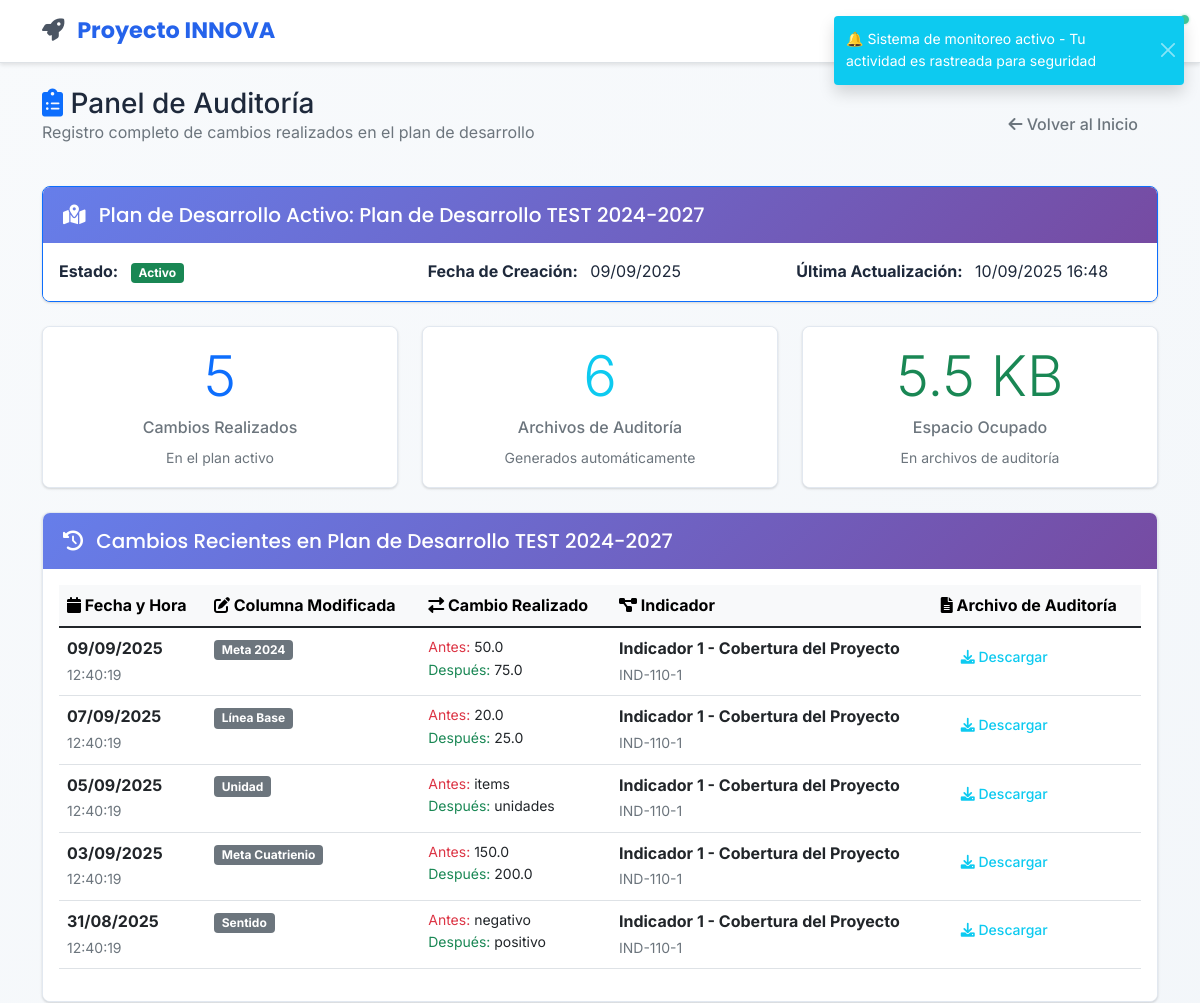
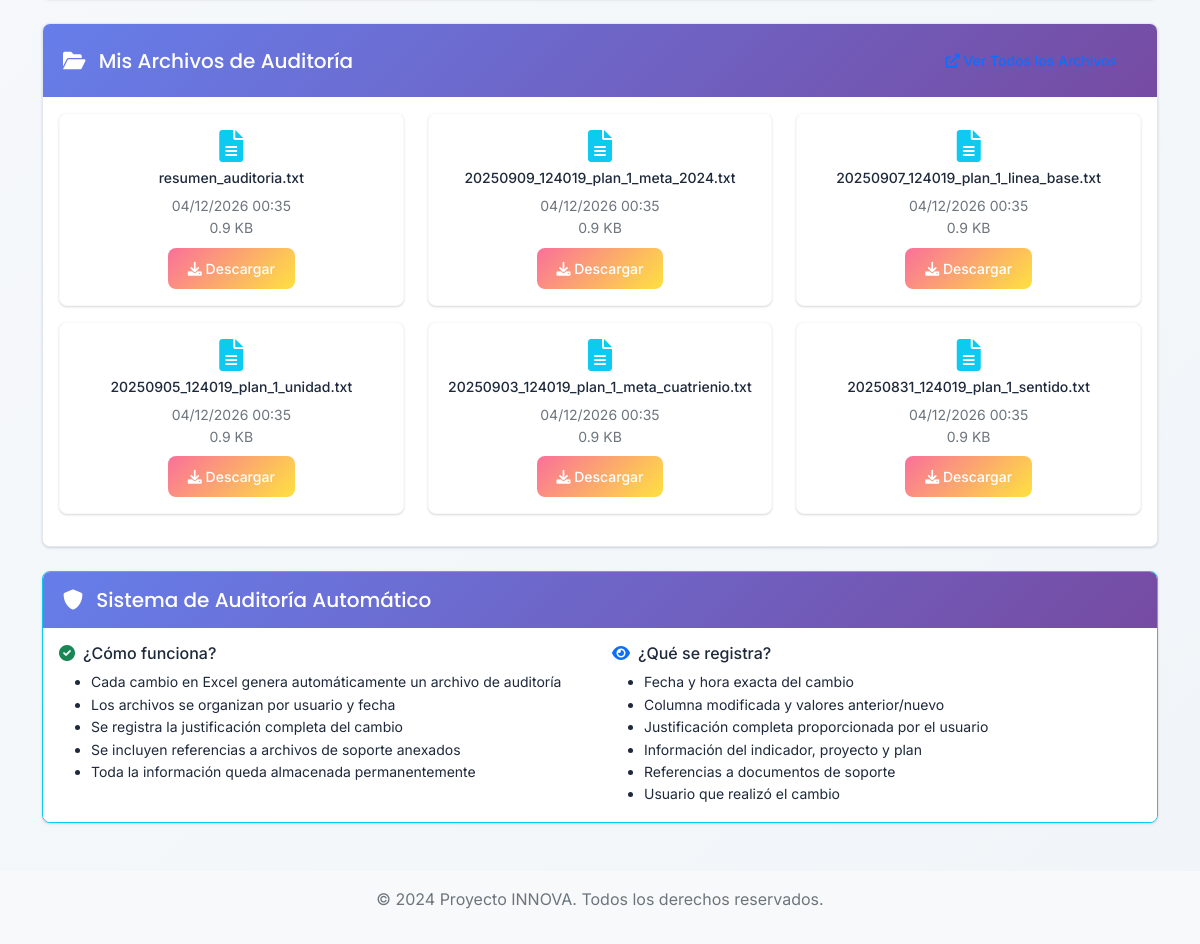
/audit/ (signed in), run on the app's committed database (2 pictures, top to bottom).
### app/models/plan_desarrollo.py (models this page shows, shortened)
class PlanDesarrollo(db.Model):
    __tablename__ = 'planes_desarrollo'
    id = db.Column(db.Integer, primary_key=True)
    titulo = db.Column(db.String(200), nullable=False)
    descripcion = db.Column(db.Text)
    anio_inicio = db.Column(db.Integer, nullable=False)
    anio_fin = db.Column(db.Integer, nullable=False)
    estado = db.Column(db.String(20), default='borrador')  # borrador, activo, finalizado, cancelado
    municipio_id = db.Column(db.Integer, db.ForeignKey('users.id'), nullable=False)
    municipio = db.relationship('User', backref=db.backref('planes_desarrollo', lazy=True))
    created_at = db.Column(db.DateTime, default=datetime.utcnow)
    updated_at = db.Column(db.DateTime, default=datetime.utcnow, onupdate=datetime.utcnow)
    presupuesto_total = db.Column(db.Float, default=0.0)
    prioridad = db.Column(db.String(20), default='media')  # baja, media, alta, critica

### app/models/edit_justification.py (models this page shows, shortened)
class EditJustification(db.Model):
    __tablename__ = 'edit_justifications'
    id = db.Column(db.Integer, primary_key=True)
    plan_id = db.Column(db.Integer, db.ForeignKey('planes_desarrollo.id'), nullable=False)
    indicador_id = db.Column(db.Integer, db.ForeignKey('indicadores_producto.id'), nullable=True)
    column_name = db.Column(db.String(100), nullable=False)
    old_value = db.Column(db.Text)
    new_value = db.Column(db.Text, nullable=False)
    justification = db.Column(db.Text, nullable=False)
    support_file_path = db.Column(db.String(500))
    user_id = db.Column(db.Integer, db.ForeignKey('users.id'), nullable=False)
    created_at = db.Column(db.DateTime, default=datetime.utcnow)
    plan = db.relationship('PlanDesarrollo', backref=db.backref('edit_justifications', lazy=True))
    indicador = db.relationship('IndicadorProducto', backref=db.backref('edit_justifications', lazy=True))
    user = db.relationship('User', backref=db.backref('edit_justifications', lazy=True))
    def get_column_display_name(self):
        column_names = {
            'cod_linea': 'Código de Línea',
            'lineas_estrategicas': 'Líneas Estratégicas',
            'cod_componente': 'Código de Componente',
            'componentes': 'Componentes',
            'cod_programa': 'Código de Programa',
            'programa_pdm': 'Programa PDM',
            'dependencia_responsable': 'Dependencia Responsable',
            'bpim': 'BPIM',
            'nombre_proyecto': 'Nombre del Proyecto',
            'indicadores': 'Indicadores',
            'cod_indicador_de_producto': 'Código del Indicador',
            'indicador_de_producto': 'Indicador de Producto',
            'tipo_de_indicador': 'Tipo de Indicador',
            'linea_base': 'Línea Base',
            'sentido': 'Sentido',
            'tipologia': 'Tipología',
            'unidad': 'Unidad',
            'meta_cuatrienio': 'Meta Cuatrienio',
            'meta_2024': 'Meta 2024'
        }
        if self.column_name:
            return column_names.get(self.column_name, self.column_name.replace('_', ' ').title())
        else:
            return 'N/A'

### app/models/indicador_producto.py (models this page shows, shortened)
class IndicadorProducto(db.Model):
    __tablename__ = 'indicadores_producto'
    id = db.Column(db.Integer, primary_key=True)
    cod_indicador = db.Column(db.String(50))  # CÓD INDICADOR DE PRODUCTO
    nombre = db.Column(db.String(200), nullable=False)  # INDICADOR DE PRODUCTO
    descripcion = db.Column(db.Text)
    tipo_indicador = db.Column(db.String(100))  # TIPO DE INDICADOR
    linea_base = db.Column(db.Float, default=0.0)  # LINEA BASE
    sentido = db.Column(db.String(50))  # SENTIDO (positivo, negativo, neutral)
    tipologia = db.Column(db.String(100))  # TIPOLOGÍA
    unidad = db.Column(db.String(50))  # UNIDAD
    meta_cuatrienio = db.Column(db.Float, default=0.0)  # META CUATRIENIO (2024-2027)
    meta_2024 = db.Column(db.Float, default=0.0)  # META 2024
    proyecto_id = db.Column(db.Integer, db.ForeignKey('proyectos.id'), nullable=False)
    proyecto = db.relationship('Proyecto', backref=db.backref('indicadores', lazy=True, cascade='all, delete-orphan'))
    estado = db.Column(db.String(20), default='activo')  # activo, inactivo
    created_at = db.Column(db.DateTime, default=datetime.utcnow)
    updated_at = db.Column(db.DateTime, default=datetime.utcnow, onupdate=datetime.utcnow)

### app/views/audit.py (the view)
@audit_bp.route('/')
@login_required
def audit_dashboard():
    from app.models import PlanDesarrollo, EditJustification
    try:
        active_plan = PlanDesarrollo.query.filter_by(estado='activo').first()
        audit_files = get_user_audit_files(current_user.id)
        user_changes = []
        if active_plan:
            user_changes = EditJustification.query.filter_by(
                user_id=current_user.id,
                plan_id=active_plan.id
            ).order_by(EditJustification.created_at.desc()).all()
        total_changes = len(user_changes)
        total_files = len(audit_files)
        total_size = sum(file['size'] for file in audit_files) if audit_files else 0
        return render_template('audit/dashboard.html',
                             title='Panel de Auditoría',
                             active_plan=active_plan,
                             audit_files=audit_files,
                             user_changes=user_changes,
                             total_changes=total_changes,
                             total_files=total_files,
                             total_size=total_size)
    except Exception as e:
        current_app.logger.error(f"Error cargando panel de auditoría: {e}")
        return render_template('audit/dashboard.html',
                             title='Panel de Auditoría',
                             active_plan=None,
                             audit_files=[],
                             user_changes=[],
                             error=str(e))

### app/templates/audit/dashboard.html (shortened to what this page needs)
{% extends "base.html" %}
{% block content %}
<div class="row mb-4">
    <div class="col-12">
        <div class="d-flex justify-content-between align-items-center">
            <div>
                <h1 class="h3 mb-0">
                    <i class="fas fa-clipboard-list text-primary"></i> Panel de Auditoría
                </h1>
                <p class="text-muted">Registro completo de cambios realizados en el plan de desarrollo</p>
            </div>
            <div class="btn-group">
                <a href="{{ url_for('main.dashboard') }}" class="btn btn-outline-secondary">
                    <i class="fas fa-arrow-left"></i> Volver al Inicio
                </a>
            </div>
        </div>
    </div>
</div>
{% if active_plan %}
<div class="row mb-4">
    <div class="col-12">
        <div class="card border-primary">
            <div class="card-header bg-primary text-white">
                <h5 class="mb-0">
                    <i class="fas fa-map-marked-alt me-2"></i>
                    Plan de Desarrollo Activo: {{ active_plan.titulo }}
                </h5>
            </div>
            <div class="card-body">
                <div class="row">
                    <div class="col-md-4">
                        <strong>Estado:</strong>
                        <span class="badge bg-success ms-2">{{ active_plan.estado.title() }}</span>
                    </div>
                    <div class="col-md-4">
                        <strong>Fecha de Creación:</strong>
                        <span class="ms-2">{{ active_plan.created_at.strftime('%d/%m/%Y') }}</span>
                    </div>
                    <div class="col-md-4">
                        <strong>Última Actualización:</strong>
                        <span class="ms-2">{{ active_plan.updated_at.strftime('%d/%m/%Y %H:%M') }}</span>
                    </div>
                </div>
            </div>
        </div>
    </div>
</div>
{% endif %}
<div class="row mb-4">
    <div class="col-md-4">
        <div class="card text-center h-100">
            <div class="card-body">
                <div class="display-4 text-primary mb-2">{{ total_changes }}</div>
                <h6 class="card-title text-muted">Cambios Realizados</h6>
                <small class="text-muted">En el plan activo</small>
            </div>
        </div>
    </div>
    <div class="col-md-4">
        <div class="card text-center h-100">
            <div class="card-body">
                <div class="display-4 text-info mb-2">{{ total_files }}</div>
                <h6 class="card-title text-muted">Archivos de Auditoría</h6>
                <small class="text-muted">Generados automáticamente</small>
            </div>
        </div>
    </div>
    <div class="col-md-4">
        <div class="card text-center h-100">
            <div class="card-body">
                <div class="display-4 text-success mb-2">{{ "%.1f"|format(total_size / 1024) }} KB</div>
                <h6 class="card-title text-muted">Espacio Ocupado</h6>
                <small class="text-muted">En archivos de auditoría</small>
            </div>
        </div>
    </div>
</div>
<div class="row mb-4">
    <div class="col-12">
        <div class="card">
            <div class="card-header">
                <h5 class="mb-0">
                    <i class="fas fa-history me-2"></i>
                    Cambios Recientes en {{ active_plan.titulo if active_plan else 'Plan Activo' }}
                </h5>
            </div>
            <div class="card-body">
                {% if user_changes %}
                    <div class="table-responsive">
                        <table class="table table-hover">
                            <thead class="table-light">
                                <tr>
                                    <th><i class="fas fa-calendar"></i> Fecha y Hora</th>
                                    <th><i class="fas fa-edit"></i> Columna Modificada</th>
                                    <th><i class="fas fa-exchange-alt"></i> Cambio Realizado</th>
                                    <th><i class="fas fa-project-diagram"></i> Indicador</th>
                                    <th><i class="fas fa-file-alt"></i> Archivo de Auditoría</th>
                                </tr>
                            </thead>
                            <tbody>
                                {% for change in user_changes %}
                                <tr>
                                    <td>
                                        <strong>{{ change.created_at.strftime('%d/%m/%Y') }}</strong><br>
                                        <small class="text-muted">{{ change.created_at.strftime('%H:%M:%S') }}</small>
                                    </td>
                                    <td>
                                        <span class="badge bg-secondary">{{ change.get_column_display_name() }}</span>
                                    </td>
                                    <td>
                                        <div class="small">
                                            <span class="text-danger">Antes:</span> {{ change.old_value or 'N/A' }}<br>
                                            <span class="text-success">Después:</span> {{ change.new_value }}
                                        </div>
                                    </td>
                                    <td>
                                        {% if change.indicador %}
                                            <strong>{{ change.indicador.nombre }}</strong><br>
                                            <small class="text-muted">{{ change.indicador.cod_indicador }}</small>
                                        {% else %}
                                            <span class="text-muted">N/A</span>
                                        {% endif %}
                                    </td>
                                    <td>
                                        {% for file in audit_files %}
                                            {% if change.created_at.strftime('%Y%m%d') in file.filename and change.column_name in file.filename %}
                                                <a href="{{ url_for('audit.download_audit_file', filename=file.filename) }}"
                                                   class="btn btn-sm btn-outline-info"
                                                   title="Descargar archivo de auditoría">
                                                    <i class="fas fa-download"></i> Descargar
                                                </a>
                                            {% endif %}
                                        {% endfor %}
                                    </td>
                                </tr>
                                {% endfor %}
                            </tbody>
                        </table>
                    </div>
                {% endif %}
            </div>
        </div>
    </div>
</div>
{% if audit_files %}
<div class="row mb-4">
    <div class="col-12">
        <div class="card">
            <div class="card-header d-flex justify-content-between align-items-center">
                <h5 class="mb-0">
                    <i class="fas fa-folder-open me-2"></i>
                    Mis Archivos de Auditoría
                </h5>
                <a href="{{ url_for('audit.list_audit_files') }}" class="btn btn-sm btn-outline-primary">
                    <i class="fas fa-external-link-alt"></i> Ver Todos los Archivos
                </a>
            </div>
            <div class="card-body">
                <div class="row">
                    {% for file in audit_files[:6] %}
                    <div class="col-md-6 col-lg-4 mb-3">
                        <div class="card h-100 border-light">
                            <div class="card-body text-center">
                                <i class="fas fa-file-alt fa-2x text-info mb-2"></i>
                                <h6 class="card-title small">{{ file.filename }}</h6>
                                <p class="card-text small text-muted mb-2">
                                    {{ file.modified.strftime('%d/%m/%Y %H:%M') }}<br>
                                    {{ "%.1f"|format(file.size / 1024) }} KB
                                </p>
                                <a href="{{ url_for('audit.download_audit_file', filename=file.filename) }}"
                                   class="btn btn-sm btn-info">
                                    <i class="fas fa-download"></i> Descargar
                                </a>
                            </div>
                        </div>
                    </div>
                    {% endfor %}
                </div>
            </div>
        </div>
    </div>
</div>
{% endif %}
<div class="row">
    <div class="col-12">
        <div class="card border-info">
            <div class="card-header bg-info text-white">
                <h5 class="mb-0">
                    <i class="fas fa-shield-alt me-2"></i>
                    Sistema de Auditoría Automático
                </h5>
            </div>
            <div class="card-body">
                <div class="row">
                    <div class="col-md-6">
                        <h6><i class="fas fa-check-circle text-success me-2"></i>¿Cómo funciona?</h6>
                        <ul class="small mb-0">
                            <li>Cada cambio en Excel genera automáticamente un archivo de auditoría</li>
                            <li>Los archivos se organizan por usuario y fecha</li>
                            <li>Se registra la justificación completa del cambio</li>
                            <li>Se incluyen referencias a archivos de soporte anexados</li>
                            <li>Toda la información queda almacenada permanentemente</li>
                        </ul>
                    </div>
                    <div class="col-md-6">
                        <h6><i class="fas fa-eye text-primary me-2"></i>¿Qué se registra?</h6>
                        <ul class="small mb-0">
                            <li>Fecha y hora exacta del cambio</li>
                            <li>Columna modificada y valores anterior/nuevo</li>
                            <li>Justificación completa proporcionada por el usuario</li>
                            <li>Información del indicador, proyecto y plan</li>
                            <li>Referencias a documentos de soporte</li>
                            <li>Usuario que realizó el cambio</li>
                        </ul>
                    </div>
                </div>
            </div>
        </div>
    </div>
</div>
{% endblock %}

### data on the page
PlanDesarrollo: titulo "Plan de Desarrollo TEST 2024-2027", estado "Activo", created_at "09/09/2025", updated_at "10/09/2025 16:48"
EditJustification: created_at "09/09/2025", created_at "12:40:19", get_column_display_name "Meta 2024", old_value "50.0", new_value "75.0", indicador.nombre "Indicador 1 - Cobertura del Proyecto", indicador.cod_indicador "IND-110-1"
EditJustification: created_at "07/09/2025", created_at "12:40:19", get_column_display_name "Línea Base", old_value "20.0", new_value "25.0", indicador.nombre "Indicador 1 - Cobertura del Proyecto", indicador.cod_indicador "IND-110-1"
EditJustification: created_at "05/09/2025", created_at "12:40:19", get_column_display_name "Unidad", old_value "items", new_value "unidades", indicador.nombre "Indicador 1 - Cobertura del Proyecto", indicador.cod_indicador "IND-110-1"
EditJustification: created_at "03/09/2025", created_at "12:40:19", get_column_display_name "Meta Cuatrienio", old_value "150.0", new_value "200.0", indicador.nombre "Indicador 1 - Cobertura del Proyecto", indicador.cod_indicador "IND-110-1"
EditJustification: created_at "31/08/2025", created_at "12:40:19", get_column_display_name "Sentido", old_value "negativo", new_value "positivo", indicador.nombre "Indicador 1 - Cobertura del Proyecto", indicador.cod_indicador "IND-110-1"

### other printed values
{{ total_changes }} "5"
{{ total_files }} "6"
{{ "%.1f"|format(total_size / 1024) }} "5.5"
{{ file.filename }} "resumen_auditoria.txt" "20250909_124019_plan_1_meta_2024.txt" "20250907_124019_plan_1_linea_base.txt" "20250905_124019_plan_1_unidad.txt" "20250903_124019_plan_1_meta_cuatrienio.txt" "20250831_124019_plan_1_sentido.txt"
{{ file.modified.strftime('%d/%m/%Y %H:%M') }} "04/12/2026 00:35" "04/12/2026 00:35" "04/12/2026 00:35" "04/12/2026 00:35" "04/12/2026 00:35" "04/12/2026 00:35"
{{ "%.1f"|format(file.size / 1024) }} "0.9" "0.9" "0.9" "0.9" "0.9" "0.9"
